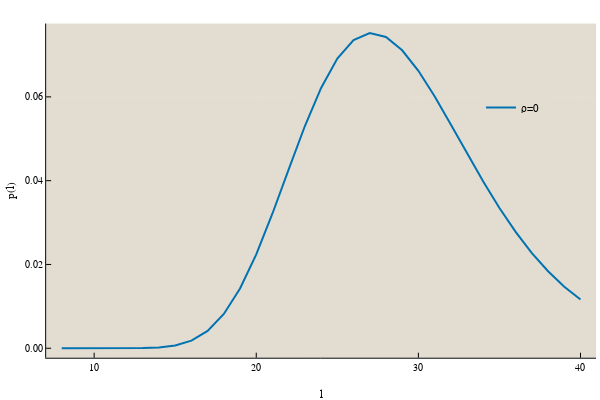

Notebook source saved alongside this figure:
### Markdown cell above
From the rates, we can compute a marginal length distribution, assuming detailed balance, which we can do due to the separation of time scales. Let's first look at the distribution for the initial fitness cost for length.

### Code cell
F.fl = 0.25/2N
up, down = length_rates(0)
p_l = zeros(length(up))
p_l[1] = 0.1

# detailed balance
for i in 2:length(up)
    p_l[i] = p_l[i-1] * up[i-1] / down[i]
end

# normalize
p_l /= sum(p_l)

plot(8:40, p_l, xlabel="l", ylabel="p(l)", linewidth=2, label="ρ=0")

### Figure 1 — Plotly figure (JSON) as saved in the notebook; plotly's stock layout.template omitted (floating-point values rounded to 4 significant figures)
{"data": [{"colorbar": {"title": ""}, "legendgroup": "ρ=0", "line": {"color": "rgba(1, 115, 178, 1.000)", "dash": "solid", "shape": "linear", "width": 2}, "mode": "lines", "name": "ρ=0", "showlegend": true, "type": "scatter", "x": [8, 9, 10, 11, 12, 13, 14, 15, 16, 17, 18, 19, 20, 21, 22, 23, 24, 25, 26, 27, 28, 29, 30, 31, 32, 33, 34, 35, 36, 37, 38, 39, 40], "xaxis": "x1", "y": [4.578e-11, 2.584e-09, 6.628e-08, 9.23e-07, 7.948e-06, 4.664e-05, 0.0002008, 0.0006712, 0.001821, 0.004154, 0.008192, 0.01428, 0.02242, 0.03217, 0.04272, 0.05304, 0.06213, 0.06915, 0.07357, 0.07525, 0.0743, 0.07113, 0.06622, 0.06014, 0.05342, 0.04652, 0.03979, 0.03348, 0.02776, 0.02272, 0.01837, 0.01469, 0.01163], "yaxis": "y1", "zmax": null, "zmin": null}], "layout": {"annotations": [], "height": 400, "legend": {"bgcolor": "rgba(227, 220, 208, 1.000)", "bordercolor": "rgba(227, 220, 208, 1.000)", "borderwidth": 1, "font": {"color": "rgba(0, 0, 0, 1.000)", "family": "sans-serif", "size": 11}, "tracegroupgap": 0, "traceorder": "normal", "x": 0.8, "xanchor": "left", "y": 0.8, "yanchor": "top"}, "margin": {"b": 20, "l": 0, "r": 0, "t": 20}, "paper_bgcolor": "rgba(255, 255, 255, 1.000)", "plot_bgcolor": "rgba(227, 220, 208, 1.000)", "showlegend": true, "width": 600, "xaxis": {"anchor": "y1", "domain": [0.07693, 0.9934], "gridcolor": "rgba(255, 255, 255, 0.100)", "gridwidth": 0.5, "linecolor": "rgba(0, 0, 0, 1.000)", "mirror": false, "range": [7.04, 40.96], "showgrid": true, "showline": true, "showticklabels": true, "tickangle": 0, "tickcolor": "rgb(0, 0, 0)", "tickfont": {"color": "rgba(0, 0, 0, 1.000)", "family": "Lucida Sans Unicode", "size": 10}, "tickmode": "array", "ticks": "inside", "ticktext": ["10", "20", "30", "40"], "tickvals": [10, 20, 30, 40], "title": "l", "titlefont": {"color": "rgba(0, 0, 0, 1.000)", "family": "Lucida Sans Unicode", "size": 11}, "type": "-", "visible": true, "zeroline": false, "zerolinecolor": "rgba(0, 0, 0, 1.000)"}, "yaxis": {"anchor": "x1", "domain": [0.06193, 0.9902], "gridcolor": "rgba(255, 255, 255, 0.100)", "gridwidth": 0.5, "linecolor": "rgba(0, 0, 0, 1.000)", "mirror": false, "range": [-0.002257, 0.0775], "showgrid": true, "showline": true, "showticklabels": true, "tickangle": 0, "tickcolor": "rgb(0, 0, 0)", "tickfont": {"color": "rgba(0, 0, 0, 1.000)", "family": "Lucida Sans Unicode", "size": 10}, "tickmode": "array", "ticks": "inside", "ticktext": ["0.00", "0.02", "0.04", "0.06"], "tickvals": [0, 0.02, 0.04, 0.06], "title": "p(l)", "titlefont": {"color": "rgba(0, 0, 0, 1.000)", "family": "Lucida Sans Unicode", "size": 11}, "type": "-", "visible": true, "zeroline": false, "zerolinecolor": "rgba(0, 0, 0, 1.000)"}}}
